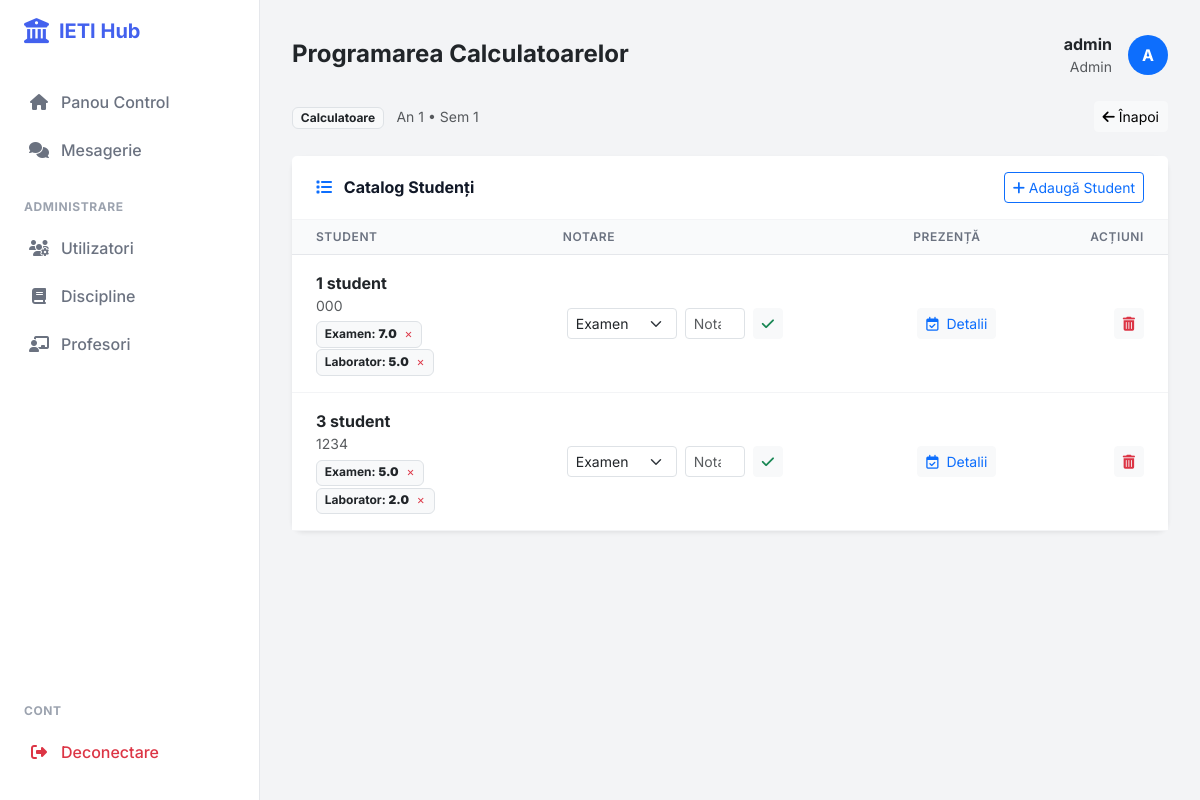
The app's page /materie/4 (signed in) with its own data.
### app.py (models this page shows, shortened)
class Disciplina(db.Model):
    id_disciplina = db.Column(db.Integer, primary_key=True)
    nume_disciplina = db.Column(db.String(100), nullable=False)
    credite = db.Column(db.Integer, nullable=False)
    an_studiu = db.Column(db.Integer, nullable=False)
    specializare = db.Column(db.String(50), nullable=False)
    semestru = db.Column(db.Integer, nullable=False)
    has_laborator = db.Column(db.Boolean, default=False)
    has_seminar = db.Column(db.Boolean, default=False)
    has_proiect = db.Column(db.Boolean, default=False)
    id_titular = db.Column(db.Integer, db.ForeignKey('profesor.id_profesor'), nullable=True)
    id_laborant = db.Column(db.Integer, db.ForeignKey('profesor.id_profesor'), nullable=True)
    id_seminarist = db.Column(db.Integer, db.ForeignKey('profesor.id_profesor'), nullable=True)
    id_proiectant = db.Column(db.Integer, db.ForeignKey('profesor.id_profesor'), nullable=True)
    pondere_examen = db.Column(db.Integer, default=60)
    pondere_laborator = db.Column(db.Integer, default=40)
    pondere_proiect = db.Column(db.Integer, default=0)
    min_prez_curs = db.Column(db.Integer, default=50)
    min_prez_laborator = db.Column(db.Integer, default=100)
    min_prez_seminar = db.Column(db.Integer, default=100)
    min_prez_proiect = db.Column(db.Integer, default=100)
    note = db.relationship('Notare', backref='disciplina', lazy=True)
    inscrieri = db.relationship('Inscriere', backref='disciplina', lazy=True, cascade="all, delete-orphan")
    prezente = db.relationship('Prezenta', backref='disciplina', lazy=True, cascade="all, delete-orphan")

class User(UserMixin, db.Model):
    id = db.Column(db.Integer, primary_key=True)
    username = db.Column(db.String(150), unique=True, nullable=False)
    email = db.Column(db.String(150), unique=True, nullable=False)
    password = db.Column(db.String(150), nullable=False)
    role = db.Column(db.String(20), nullable=False, default='student')
    is_approved = db.Column(db.Boolean, default=False)
    student_profile = db.relationship('Student', backref='user_account', uselist=False, cascade="all, delete-orphan")
    profesor_profile = db.relationship('Profesor', backref='user_account', uselist=False, cascade="all, delete-orphan")

class Student(db.Model):
    id_student = db.Column(db.Integer, primary_key=True)
    nume = db.Column(db.String(50), nullable=False)
    prenume = db.Column(db.String(50), nullable=False)
    nr_matricol = db.Column(db.String(20), unique=True, nullable=False)
    grupa = db.Column(db.String(10), nullable=False)
    an_studiu = db.Column(db.Integer, nullable=False, default=1)
    specializare = db.Column(db.String(50), nullable=False, default='Calculatoare')
    user_id = db.Column(db.Integer, db.ForeignKey('user.id'), nullable=True)
    inscrieri = db.relationship('Inscriere', backref='student', lazy=True, cascade="all, delete-orphan")
    def get_full_name(self): return f"{self.nume} {self.prenume}"

class Notare(db.Model):
    id_notare = db.Column(db.Integer, primary_key=True)
    id_student = db.Column(db.Integer, db.ForeignKey('student.id_student'), nullable=False)
    id_disciplina = db.Column(db.Integer, db.ForeignKey('disciplina.id_disciplina'), nullable=False)
    tip_activitate = db.Column(db.String(20), nullable=False)
    nota = db.Column(db.Float, nullable=False)
    data_notare = db.Column(db.Date, nullable=False, default=date.today)

### app.py (the view, shortened to what this page needs)
@app.route('/materie/<int:id_disc>', methods=['GET', 'POST'])
@login_required
def panou_materie(id_disc):
    d = Disciplina.query.get_or_404(id_disc)
    prof = Profesor.query.filter_by(user_id=current_user.id).first()
    is_titular = prof and (d.id_titular == prof.id_profesor)
    is_laborant = prof and (d.id_laborant == prof.id_profesor)
    is_seminarist = prof and (d.id_seminarist == prof.id_profesor)
    is_proiectant = prof and (d.id_proiectant == prof.id_profesor)
    is_admin = current_user.role == 'admin'
    if not (is_titular or is_laborant or is_seminarist or is_proiectant or is_admin): abort(403)
    studenti_inscrisi = [i.student for i in d.inscrieri]
    toti_studentii = Student.query.all()
    studenti_neinscrisi = [s for s in toti_studentii if s not in studenti_inscrisi]
    note_q = Notare.query.filter_by(id_disciplina=d.id_disciplina).all()
    note_map = {}
    for n in note_q:
        if n.id_student not in note_map: note_map[n.id_student] = {}
        note_map[n.id_student][n.tip_activitate] = n.nota
    return render_template('vizualizare_materie.html', disciplina=d, studenti=studenti_inscrisi, studenti_neinscrisi=studenti_neinscrisi, is_titular=is_titular, is_admin=is_admin, note_map=note_map)

### app.py (called while the page is built)
@login_manager.user_loader
def load_user(user_id):
    return User.query.get(int(user_id))

### templates/vizualizare_materie.html (shortened to what this page needs)
{% extends "base.html" %}
{% block page_title %}{{ disciplina.nume_disciplina }}{% endblock %}
{% block content %}
<div class="row mb-4">
    <div class="col-12 d-flex justify-content-between align-items-center">
        <div>
            <span class="badge bg-light text-dark border me-2">{{ disciplina.specializare }}</span>
            <span class="text-muted small">An {{ disciplina.an_studiu }} • Sem {{ disciplina.semestru }}</span>
        </div>
        <a href="{{ url_for('index') }}" class="btn btn-light btn-sm"><i class="fas fa-arrow-left"></i> Înapoi</a>
    </div>
</div>
<div class="card border-0 shadow-sm">
    <div class="card-header bg-white py-3 d-flex justify-content-between align-items-center">
        <h6 class="mb-0 fw-bold"><i class="fas fa-list me-2 text-primary"></i> Catalog Studenți</h6>
        <button class="btn btn-outline-primary btn-sm" type="button" data-bs-toggle="collapse" data-bs-target="#enrollPanel">
            <i class="fas fa-plus"></i> Adaugă Student
        </button>
    </div>
    <div class="table-responsive">
        <table class="table table-hover align-middle mb-0">
            <thead>
                <tr>
                    <th class="ps-4" style="width: 30%;">Student</th>
                    <th style="width: 40%;">Notare</th>
                    <th>Prezență</th>
                    <th class="text-end pe-4">Acțiuni</th>
                </tr>
            </thead>
            <tbody>
                {% for s in studenti %}
                <tr>
                    <td class="ps-4">
                        <div class="fw-bold">{{ s.get_full_name() }}</div>
                        <div class="small text-muted">{{ s.nr_matricol }}</div>
                        <div class="mt-1">
                            {% if note_map.get(s.id_student) %}
                                {% for tip, val in note_map[s.id_student].items() %}
                                    <span class="badge bg-light text-dark border me-1">
                                        {{ tip }}: <strong>{{ val }}</strong>
                                        <form action="{{ url_for('reset_nota') }}" method="POST" style="display:inline;">
                                            <button type="submit" class="btn btn-link p-0 ms-1 text-danger" style="font-size: 0.8em; text-decoration:none;">✕</button>
                                        </form>
                                    </span>
                                {% endfor %}
                            {% endif %}
                        </div>
                    </td>
                    <td>
                        <form action="{{ url_for('adauga_nota_completa') }}" method="POST" class="d-flex gap-2">
                            <select name="tip_activitate" class="form-select form-select-sm" style="width: 110px;" required>
                                <option value="Examen">Examen</option>
                            </select>
                            <input type="number" name="nota" placeholder="Nota" min="1" max="10" step="0.1" class="form-control form-control-sm" style="width: 60px;" required>
                            <button type="submit" class="btn btn-light btn-sm text-success"><i class="fas fa-check"></i></button>
                        </form>
                    </td>
                    <td>
                        <button class="btn btn-light btn-sm text-primary" onclick="openAttendanceModal('{{ s.id_student }}', '{{ s.get_full_name() }}')">
                            <i class="far fa-calendar-check me-1"></i> Detalii
                        </button>
                    </td>
                    <td class="text-end pe-4">
                        <form action="{{ url_for('remove_student') }}" method="POST" style="display:inline;">
                            <button type="submit" class="btn btn-light btn-sm text-danger"><i class="fas fa-trash-alt"></i></button>
                        </form>
                    </td>
                </tr>
                {% else %}
                <tr><td colspan="4" class="text-center p-4 text-muted">Niciun student înscris.</td></tr>
                {% endfor %}
            </tbody>
        </table>
    </div>
</div>
{% endblock %}

### templates/base.html (shortened to what this page needs)
<!doctype html>
<html lang="ro">
<head>
    <link href="https://cdn.jsdelivr.net/npm/bootstrap@5.3.0/dist/css/bootstrap.min.css" rel="stylesheet">
    <link rel="stylesheet" href="https://cdnjs.cloudflare.com/ajax/libs/font-awesome/6.4.0/css/all.min.css">
</head>
<body>
{% if current_user.is_authenticated %}
<nav class="sidebar">
    <div class="brand">
        <i class="fas fa-university fa-lg"></i> IETI Hub
    </div>
    <div class="nav flex-column flex-grow-1">
        <a href="{{ url_for('index') }}" class="nav-link {{ 'active' if request.endpoint == 'index' else '' }}">
            <i class="fas fa-home"></i> Panou Control
        </a>
        <a href="{{ url_for('chat_home') }}" class="nav-link {{ 'active' if 'chat' in request.endpoint else '' }}">
            <i class="fas fa-comments"></i> Mesagerie
        </a>
        {% if current_user.role == 'admin' %}
            <div class="nav-title">Administrare</div>
            <a href="{{ url_for('gestiune_utilizatori') }}" class="nav-link {{ 'active' if 'utilizatori' in request.endpoint else '' }}">
                <i class="fas fa-users-cog"></i> Utilizatori
            </a>
            <a href="{{ url_for('lista_discipline') }}" class="nav-link {{ 'active' if 'discipline' in request.endpoint else '' }}">
                <i class="fas fa-book"></i> Discipline
            </a>
            <a href="{{ url_for('lista_profesori') }}" class="nav-link {{ 'active' if 'profesori' in request.endpoint else '' }}">
                <i class="fas fa-chalkboard-teacher"></i> Profesori
            </a>
        {% endif %}
        <div class="mt-auto mb-4">
            <div class="nav-title">Cont</div>
            <a href="{{ url_for('logout') }}" class="nav-link text-danger">
                <i class="fas fa-sign-out-alt"></i> Deconectare
            </a>
        </div>
    </div>
</nav>
{% endif %}
<main class="{{ 'main-content' if current_user.is_authenticated else '' }}">
    {% if current_user.is_authenticated and request.endpoint not in ['login', 'register'] %}
    <div class="d-flex justify-content-between align-items-center mb-4 d-none d-lg-flex">
        <div>
            <h4 class="fw-bold mb-0 text-dark">
                {% block page_title %}Dashboard{% endblock %}
            </h4>
        </div>
        <div class="d-flex align-items-center gap-3">
            <div class="text-end">
                <span class="d-block fw-bold text-dark">{{ current_user.username }}</span>
                <span class="d-block small text-muted">{{ current_user.role|capitalize }}</span>
            </div>
            <div class="bg-primary text-white rounded-circle d-flex align-items-center justify-content-center fw-bold" style="width: 40px; height: 40px;">
                {{ current_user.username[0]|upper }}
            </div>
        </div>
    </div>
    {% endif %}
    {% block content %}{% endblock %}
</main>
</body>
</html>

### templates/base.html (style rules this page uses)
:root { --primary: #4361ee; --secondary: #3f37c9; --success: #4cc9f0; --info: #4895ef; --warning: #f72585; --dark: #2b2d42; --light: #f8f9fa; --body-bg: #f3f4f6; --sidebar-width: 260px; }
body { font-family: 'Inter', sans-serif; background-color: var(--body-bg); color: #4b5563; min-height: 100vh; }
.sidebar { width: var(--sidebar-width); position: fixed; top: 0; left: 0; height: 100vh; background: #fff; border-right: 1px solid #e5e7eb; z-index: 1000; padding-top: 1rem; transition: all 0.3s; display: flex; flex-direction: column; }
.brand { padding: 0 1.5rem 2rem; font-size: 1.25rem; font-weight: 700; color: var(--primary); display: flex; align-items: center; gap: 10px; }
.nav-link { display: flex; align-items: center; padding: 0.75rem 1.5rem; color: #6b7280; font-weight: 500; transition: all 0.2s; border-left: 3px solid transparent; text-decoration: none; }
.nav-link i { width: 24px; margin-right: 10px; text-align: center; }
.nav-title { padding: 1.5rem 1.5rem 0.5rem; font-size: 0.75rem; font-weight: 700; text-transform: uppercase; color: #9ca3af; letter-spacing: 0.05em; }
.main-content { margin-left: var(--sidebar-width); padding: 2rem; min-height: 100vh; transition: margin-left 0.3s; }
.card { border: none; border-radius: 12px; box-shadow: 0 1px 3px rgba(0,0,0,0.1); background: #fff; margin-bottom: 1.5rem; }
.card-header { background: transparent; border-bottom: 1px solid #f3f4f6; padding: 1.25rem 1.5rem; font-weight: 600; color: #111827; }
.table thead th { background-color: #f9fafb; color: #6b7280; font-weight: 600; text-transform: uppercase; font-size: 0.75rem; letter-spacing: 0.05em; border-bottom: 1px solid #e5e7eb; }
.table td { vertical-align: middle; padding: 1rem 0.75rem; border-bottom: 1px solid #f3f4f6; }

### records on screen
Disciplina: nume_disciplina "Programarea Calculatoarelor", specializare "Calculatoare", an_studiu "1", semestru "1"
User: username "admin", role "Admin", username "A"
Student: get_full_name "1 student", nr_matricol "000"
Notare: tip_activitate "Examen", nota "7.0"
Notare: tip_activitate "Laborator", nota "5.0"
Student: get_full_name "3 student", nr_matricol "1234"
Notare: tip_activitate "Examen", nota "5.0"
Notare: tip_activitate "Laborator", nota "2.0"
